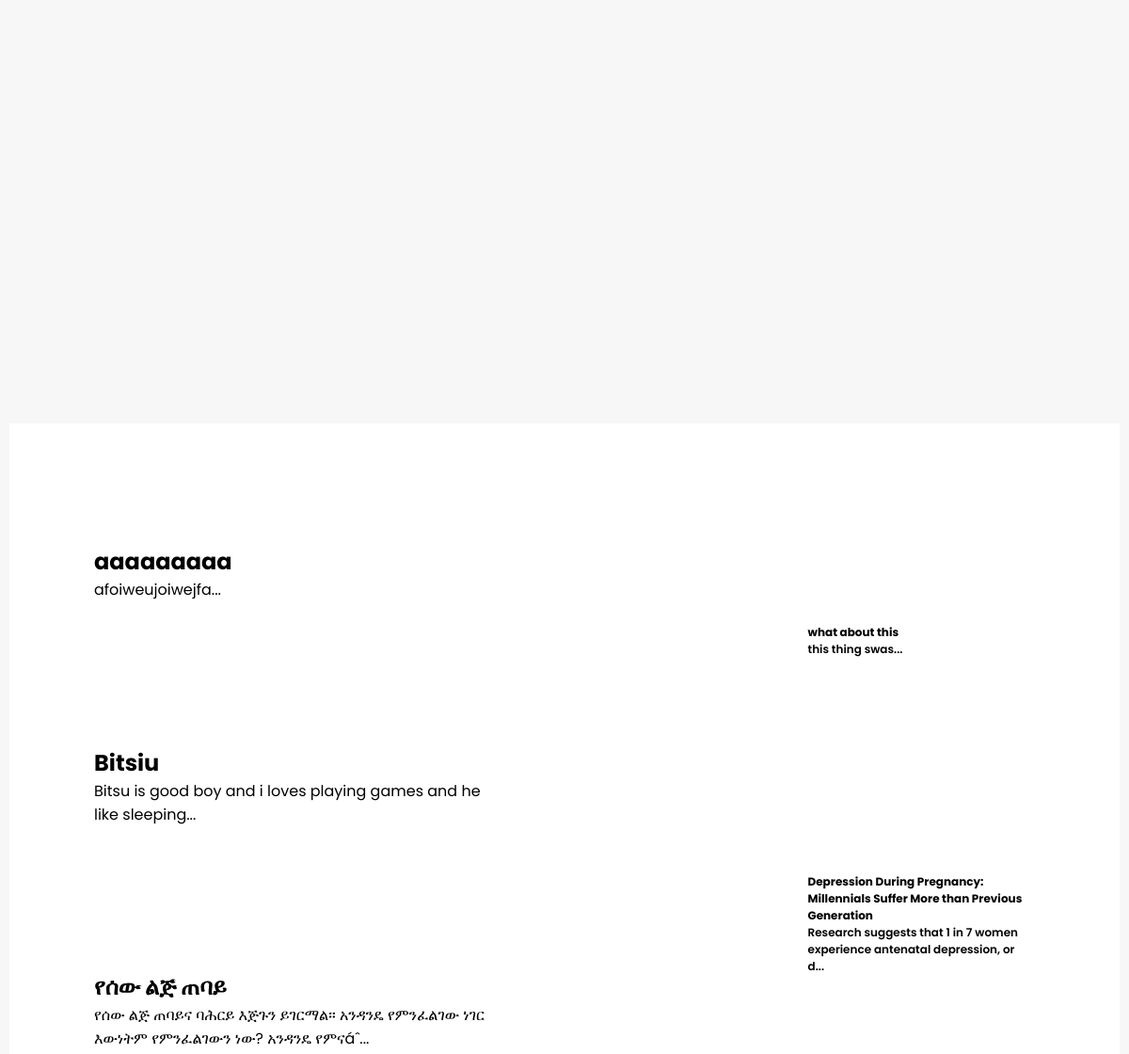
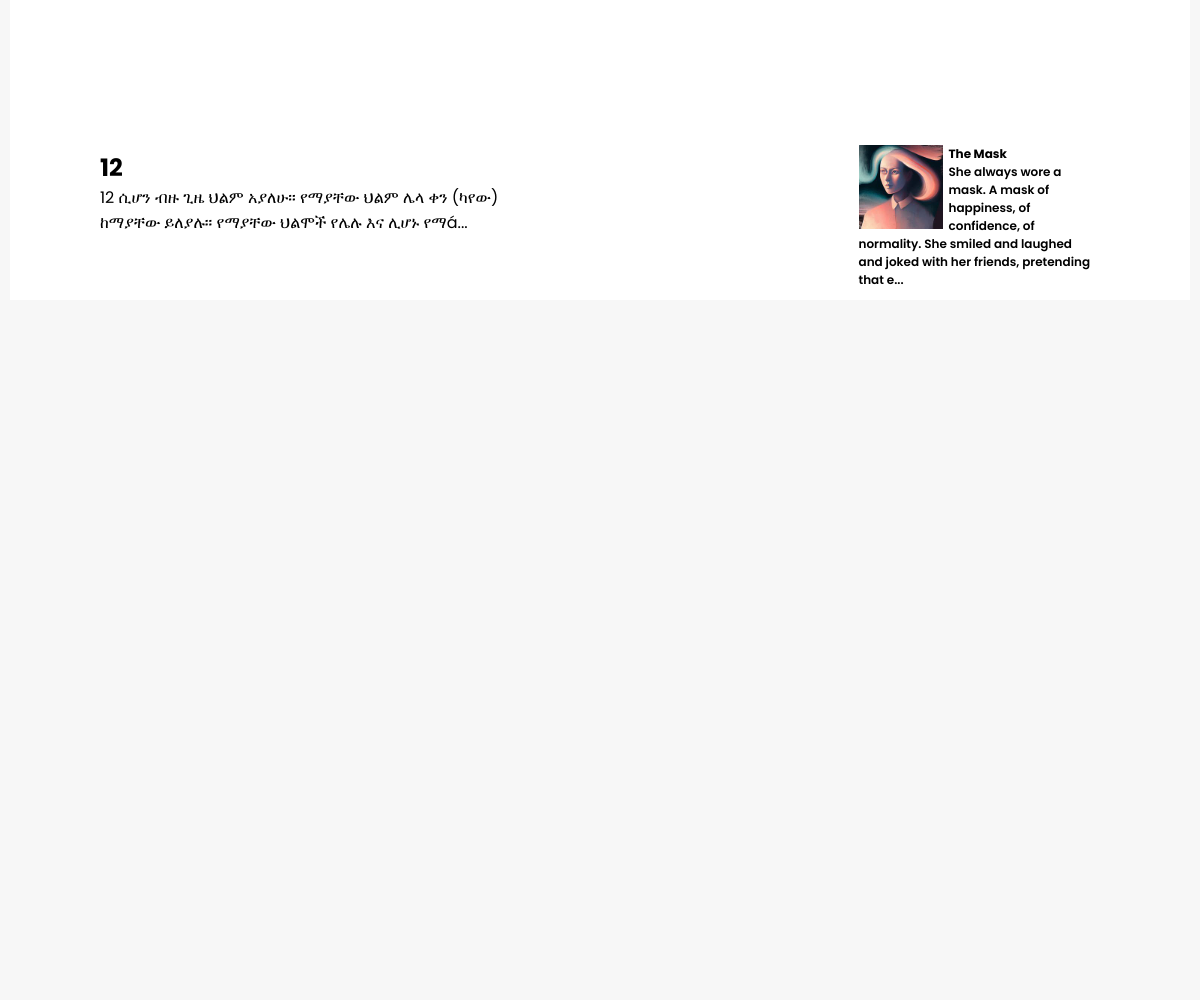
The page /blog.php (middle part) on the database as committed earlier (2 pictures, top to bottom).
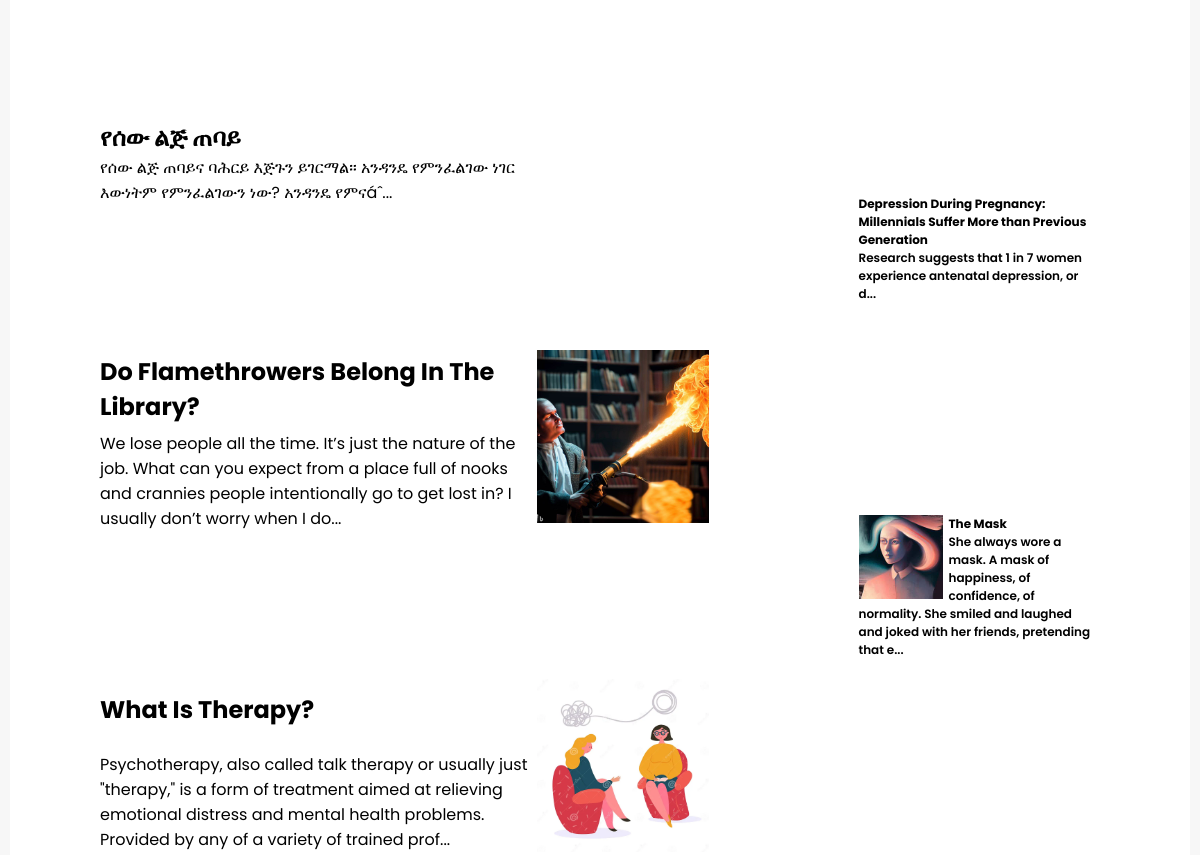
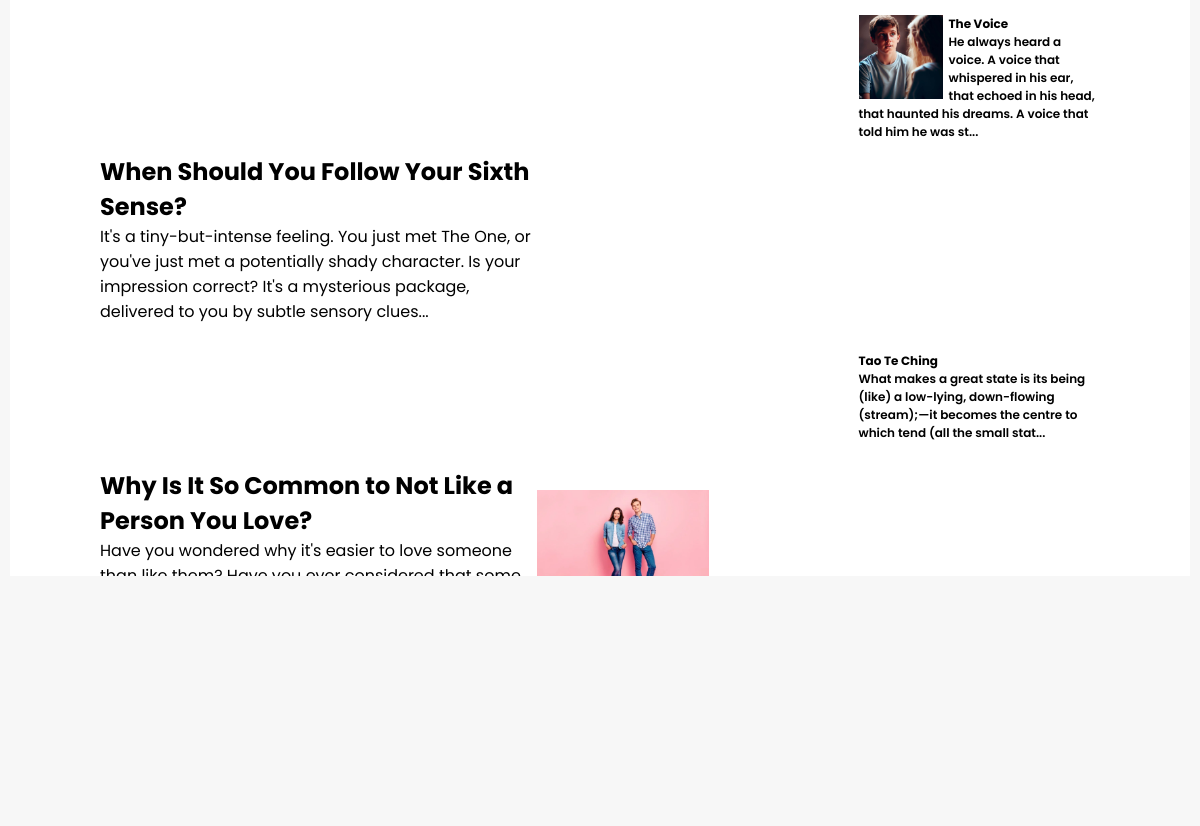
The same page on the database as committed later (2 pictures, top to bottom).
### tables this page shows
CREATE TABLE `blog` (
  `id` int(11) NOT NULL,
  `title` text NOT NULL,
  `text` mediumtext NOT NULL,
  `img` varchar(500) DEFAULT NULL,
  `date_published` date NOT NULL DEFAULT curdate(),
  `category` text DEFAULT NULL,
  `poster_id` varchar(255) DEFAULT NULL
);

### php/get-blog.php (the view, shortened to what this page needs)
<?php
require_once "config.php";
$output = "";
$sql = "SELECT * FROM blog ORDER BY id DESC ";
$query = mysqli_query($conn, $sql);
if (mysqli_num_rows($query) > 0) {
    while ($row = mysqli_fetch_assoc($query)) {
        if ($row['img']) {
            $output .= '<a href="blog.php?id='. $id=$row["id"] .'">
                            <div class="sub">
                                <img src="php\images\\' . $row['img'] . '">
                                <h1>' . $row['title'] . '</h1>
                                <p> ' . substr($row['text'], 0, 200) . '...</p>
                            </div>
                        </a>';
        } else {
            $output .= '<a href="blog.php?id='. $id=$row["id"] .'"><div class="sub">
                                    <h1>' . $row['title'] . '</h1>
                                    <p> ' . substr($row['text'], 0, 200) . '...</p>
                                </div></a>';
        }
    }
}
echo $output;

### php/get-blog-nav.php (shortened to what this page needs)
<?php
require_once "config.php";
$output = "";
$idd = '0';
if(isset($_GET['id'])){
    $idd = $_GET['id'];
}else{
    $idd = '0';
}
$sql = "SELECT * FROM blog  WHERE id != $idd ";
$query = mysqli_query($conn, $sql);
if (mysqli_num_rows($query) > 0) {
    while ($row = mysqli_fetch_assoc($query)) {
        $title = $row['title'];
            if ($row['img']) {
                $output .='<a href="blog.php?id='. $id=$row["id"] .'">
                <div>
                <img src="php\images\\' . $row['img'] . '">
                <h1>' . $row['title'] . '</h1>
                <p> ' . substr($row['text'], 0, 150 - strlen($title)) . '...</p>
                </div>
                </a>';
            } else {
                $output .='<a href="blog.php?id='. $id=$row["id"] .'">
                <div>
                <h1>' . $row['title'] . '</h1>
                <p> ' . substr($row['text'], 0, 150 - strlen($title)) . '...</p>
                </div>
                </a>';
            }
        }
    }
    echo $output;

Rows that differ between the two databases and show on the page:
removed blog: title "aaaaaaaaa", text "afoiweujoiwejfa"
removed blog: title "Bitsiu", text "Bitsu is good boy and i loves playing games and he like sleeping"
removed blog: title "12", text "12 ሲሆን ብዙ ጊዜ ህልም አያለሁ። የማያቸው ህልም ሌላ ቀን (ካየው) ከማያቸው ይለያሉ። የማያቸው ህልሞች የሌሉ እና ሊሆኑ የማá"
removed blog: title "what about this", substr($row['text'],0,150-strlen($title)) "this thing swas"
now on this page (row edited): blog: img (picture), title "Do Flamethrowers Belong In The Library?", text "We lose people all the time. It’s just the nature of the job. What can you expect from a place full of nooks and crannies people intentionally go to get lost in? I usually don’t worry when I do"
now on this page (row edited): blog: img (picture), title "What Is Therapy?", text "Psychotherapy, also called talk therapy or usually just \"therapy,\" is a form of treatment aimed at relieving emotional distress and mental health problems. Provided by any of a variety of trained prof"
now on this page (row unchanged): blog: title "When Should You Follow Your Sixth Sense?", text "It's a tiny-but-intense feeling. You just met The One, or you've just met a potentially shady character. Is your impression correct? It's a mysterious package, delivered to you by subtle sensory clues"
now on this page (row unchanged): blog: img (picture), title "Why Is It So Common to Not Like a Person You Love?", text "Have you wondered why it's easier to love someone…"
now on this page (row unchanged): blog: img (picture), title "The Voice", substr($row['text'], 0, 150 - strlen($title)) "He always heard a voice. A voice that whispered in his ear, that echoed in his head, that haunted his dreams. A voice that told him he was st"
now on this page (row unchanged): blog: title "Tao Te Ching", substr($row['text'], 0, 150 - strlen($title)) "What makes a great state is its being (like) a low-lying, down-flowing (stream);—it becomes the centre to which tend (all the small stat"
